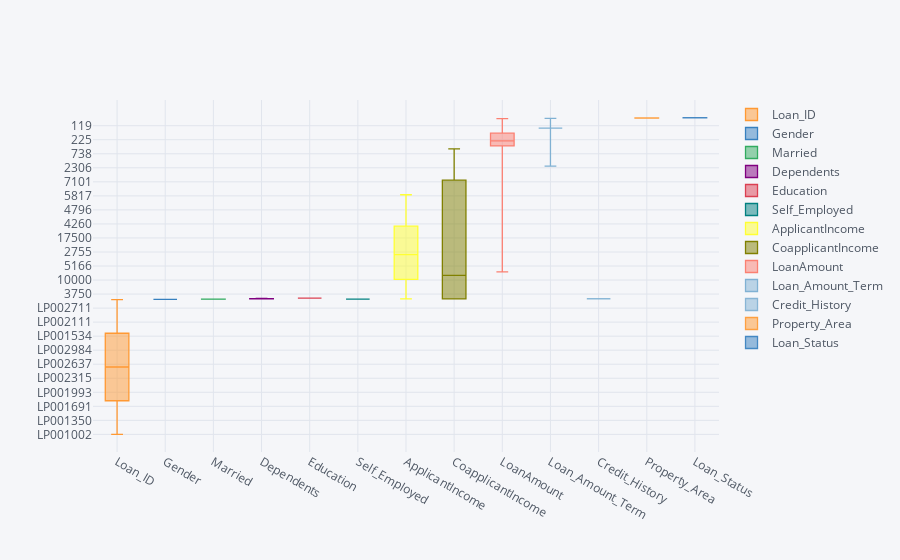

Write notebook code for a chart like this one.
### Code cell
cr.iplot(kind = 'box')

### Figure 1 — Plotly figure (JSON) as saved in the notebook; plotly's stock layout.template omitted (floating-point values rounded to 4 significant figures; data arrays with more than 128 entries replaced by an {"elided": "..."} marker saying what was removed)
{"data": [{"boxpoints": false, "line": {"width": 1.3}, "marker": {"color": "rgba(255, 153, 51, 1.0)"}, "name": "Loan_ID", "orientation": "v", "type": "box", "y": {"elided": "981 str values"}}, {"boxpoints": false, "line": {"width": 1.3}, "marker": {"color": "rgba(55, 128, 191, 1.0)"}, "name": "Gender", "orientation": "v", "type": "box", "y": {"elided": "981 str values"}}, {"boxpoints": false, "line": {"width": 1.3}, "marker": {"color": "rgba(50, 171, 96, 1.0)"}, "name": "Married", "orientation": "v", "type": "box", "y": {"elided": "981 str values"}}, {"boxpoints": false, "line": {"width": 1.3}, "marker": {"color": "rgba(128, 0, 128, 1.0)"}, "name": "Dependents", "orientation": "v", "type": "box", "y": {"elided": "981 int values"}}, {"boxpoints": false, "line": {"width": 1.3}, "marker": {"color": "rgba(219, 64, 82, 1.0)"}, "name": "Education", "orientation": "v", "type": "box", "y": {"elided": "981 str values"}}, {"boxpoints": false, "line": {"width": 1.3}, "marker": {"color": "rgba(0, 128, 128, 1.0)"}, "name": "Self_Employed", "orientation": "v", "type": "box", "y": {"elided": "981 str values"}}, {"boxpoints": false, "line": {"width": 1.3}, "marker": {"color": "rgba(255, 255, 51, 1.0)"}, "name": "ApplicantIncome", "orientation": "v", "type": "box", "y": {"elided": "981 int values"}}, {"boxpoints": false, "line": {"width": 1.3}, "marker": {"color": "rgba(128, 128, 0, 1.0)"}, "name": "CoapplicantIncome", "orientation": "v", "type": "box", "y": {"elided": "981 float values"}}, {"boxpoints": false, "line": {"width": 1.3}, "marker": {"color": "rgba(251, 128, 114, 1.0)"}, "name": "LoanAmount", "orientation": "v", "type": "box", "y": {"elided": "981 int values"}}, {"boxpoints": false, "line": {"width": 1.3}, "marker": {"color": "rgba(128, 177, 211, 1.0)"}, "name": "Loan_Amount_Term", "orientation": "v", "type": "box", "y": {"elided": "981 int values"}}, {"boxpoints": false, "line": {"width": 1.3}, "marker": {"color": "rgba(128, 177, 211, 0.8999999999999999)"}, "name": "Credit_History", "orientation": "v", "type": "box", "y": {"elided": "981 int values"}}, {"boxpoints": false, "line": {"width": 1.3}, "marker": {"color": "rgba(255, 153, 51, 0.8999999999999999)"}, "name": "Property_Area", "orientation": "v", "type": "box", "y": {"elided": "981 str values"}}, {"boxpoints": false, "line": {"width": 1.3}, "marker": {"color": "rgba(55, 128, 191, 0.8999999999999999)"}, "name": "Loan_Status", "orientation": "v", "type": "box", "y": {"elided": "981 str values"}}], "layout": {"legend": {"bgcolor": "#F5F6F9", "font": {"color": "#4D5663"}}, "paper_bgcolor": "#F5F6F9", "plot_bgcolor": "#F5F6F9", "title": {"font": {"color": "#4D5663"}}, "xaxis": {"gridcolor": "#E1E5ED", "showgrid": true, "tickfont": {"color": "#4D5663"}, "title": {"font": {"color": "#4D5663"}, "text": ""}, "zerolinecolor": "#E1E5ED"}, "yaxis": {"gridcolor": "#E1E5ED", "showgrid": true, "tickfont": {"color": "#4D5663"}, "title": {"font": {"color": "#4D5663"}, "text": ""}, "zerolinecolor": "#E1E5ED"}}}
